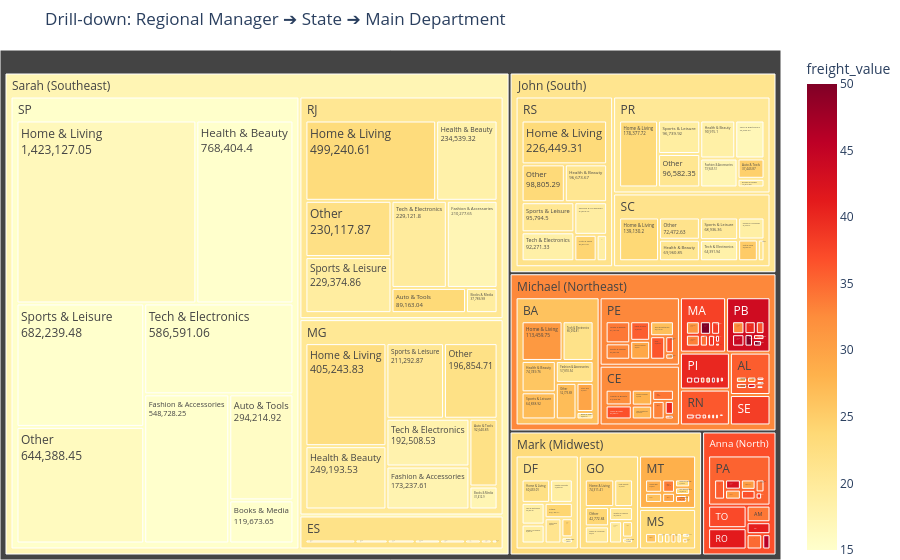

The notebook cell saved with this chart:
### Code cell
region_manager_map = {
    'SP': 'Sarah (Southeast)', 'RJ': 'Sarah (Southeast)', 'MG': 'Sarah (Southeast)', 'ES': 'Sarah (Southeast)',
    'PR': 'John (South)', 'RS': 'John (South)', 'SC': 'John (South)',
    'BA': 'Michael (Northeast)', 'PE': 'Michael (Northeast)', 'CE': 'Michael (Northeast)',
    'MA': 'Michael (Northeast)', 'PB': 'Michael (Northeast)', 'RN': 'Michael (Northeast)',
    'AL': 'Michael (Northeast)', 'PI': 'Michael (Northeast)', 'SE': 'Michael (Northeast)',
    'AM': 'Anna (North)', 'PA': 'Anna (North)', 'RO': 'Anna (North)', 'TO': 'Anna (North)',
    'AC': 'Anna (North)', 'AP': 'Anna (North)', 'RR': 'Anna (North)',
    'DF': 'Mark (Midwest)', 'GO': 'Mark (Midwest)', 'MT': 'Mark (Midwest)', 'MS': 'Mark (Midwest)'
}
df['regional_manager'] = df['customer_state'].map(region_manager_map)
top8_dept = df['department'].value_counts().nlargest(8).index
df['main_dept'] = df['department'].where(df['department'].isin(top8_dept),'Other')
tree_data =df.groupby(['regional_manager','customer_state','main_dept'], as_index=False).agg({
    'price':'sum',
    'freight_value':'mean'
})

fig_tree = px.treemap(
    tree_data,
    path=['regional_manager','customer_state','main_dept'],
    values='price',
    color='freight_value',
    color_continuous_scale='YlOrRd', 
    range_color=[15, 50], 
    title='Drill-down: Regional Manager ➔ State ➔ Main Department'
)
fig_tree.update_traces(
    textinfo='label+value'
)
fig_tree.update_layout(
    margin={"r":0,"t":50,"l":0,"b":0},
    template='plotly_white',
    paper_bgcolor='white'
)
fig_tree.show()

### Figure 1 — Plotly figure (JSON) as saved in the notebook; plotly's stock layout.template omitted (floating-point values rounded to 4 significant figures; data arrays with more than 128 entries replaced by an {"elided": "..."} marker saying what was removed)
{"data": [{"branchvalues": "total", "customdata": {"elided": "248x1 float values"}, "domain": {"x": [0, 1], "y": [0, 1]}, "hovertemplate": "labels=%{label}<br>price=%{value}<br>parent=%{parent}<br>id=%{id}<br>freight_value=%{color}<extra></extra>", "ids": {"elided": "248 str values"}, "labels": {"elided": "248 str values"}, "marker": {"coloraxis": "coloraxis", "colors": {"elided": "248 float values"}}, "name": "", "parents": {"elided": "248 str values"}, "textinfo": "label+value", "type": "treemap", "values": {"elided": "248 float values"}}], "layout": {"coloraxis": {"autocolorscale": false, "cmax": 50, "cmin": 15, "colorbar": {"title": {"text": "freight_value"}}, "colorscale": [[0, "rgb(255,255,204)"], [0.125, "rgb(255,237,160)"], [0.25, "rgb(254,217,118)"], [0.375, "rgb(254,178,76)"], [0.5, "rgb(253,141,60)"], [0.625, "rgb(252,78,42)"], [0.75, "rgb(227,26,28)"], [0.875, "rgb(189,0,38)"], [1, "rgb(128,0,38)"]]}, "legend": {"tracegroupgap": 0}, "margin": {"b": 0, "l": 0, "r": 0, "t": 50}, "paper_bgcolor": "white", "title": {"text": "Drill-down: Regional Manager ➔ State ➔ Main Department"}}}
